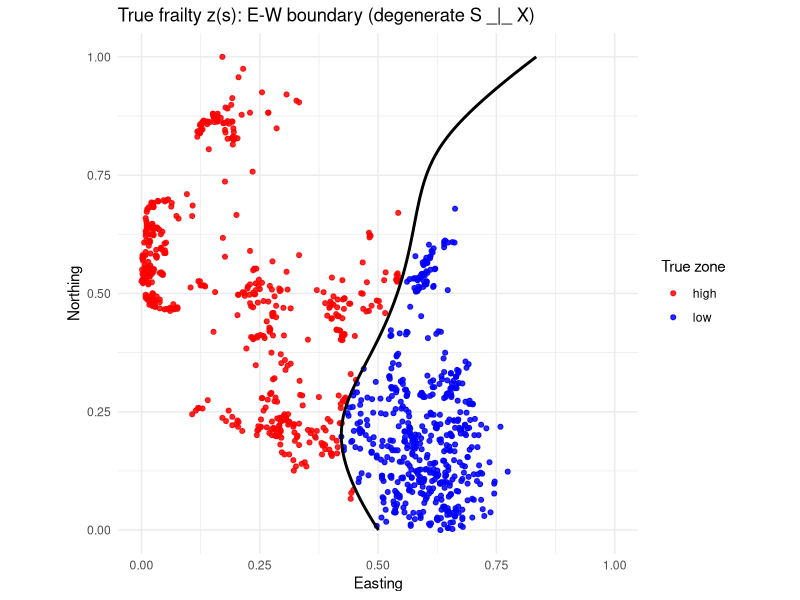
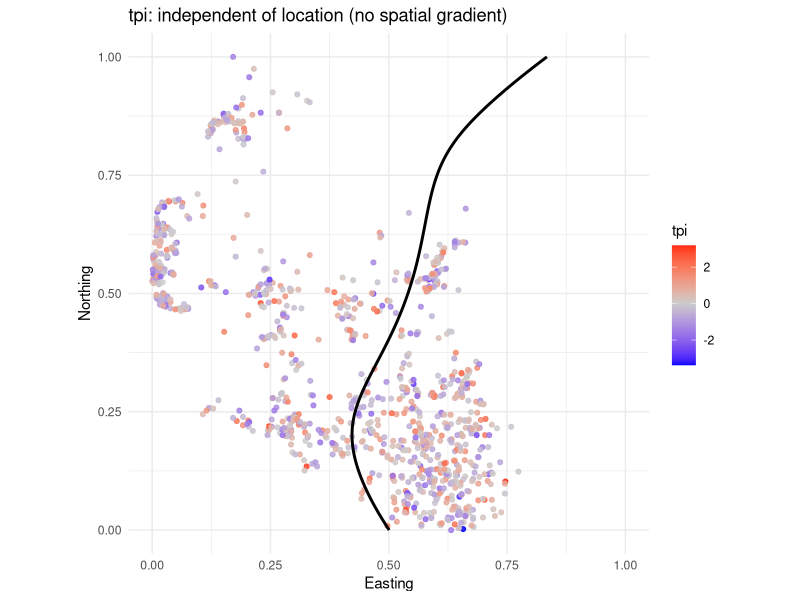

These charts were generated, in order, by the following R code:
# =====================================================================
# DEGENERATE DESIGN  (S _|_ X : full independence, two-zone frailty)
# ---------------------------------------------------------------------
# The baseline / degenerate case for the exogeneity ladder. Here ALL
# clinical covariates (age, wbc, tpi) are generated INDEPENDENTLY of
# location, so S _|_ X holds in full (not merely mean-balanced). Under
# this strong condition the clinical covariates carry NO spatial
# information, so a spatial-only tree is not biased by them -- it only
# pays a variance penalty. The two-stage method's stage-1 residualization
# therefore has no confound to remove and is expected to COINCIDE with
# the spatial-only tree (possibly slightly worse, from stage-1 variance).
#
# This is the LOWER RUNG of the ladder: it establishes that the clinical
# stage is redundant under full exogeneity, which is a correctness check
# and motivates the non-degenerate designs (z(S) _|_ X with X spatially
# structured) where the two-stage method earns its keep.
#
# Kept consistent with the two-zone z(S)-mean-balanced design (same
# frailty boundary, same crossing-hazard age, same closed-form inversion,
# same censoring). The ONLY change is that tpi is drawn independently of
# location rather than as a spatial field.
# =====================================================================

# Paths are relative to simulations/. Set the working directory there
# before sourcing, or open the file in RStudio and use Session > Set
# Working Directory > To Source File Location.

library(survival)
library(ggplot2)

set.seed(20260628)

# ---- 1. Spatial support: real LeukSurv coordinates -------------------
LeukSurv <- read.csv("../data/LeukSurv.csv")
n <- nrow(LeukSurv)
easting  <- LeukSurv$num_xcoord
northing <- LeukSurv$num_ycoord

# ---- 2. Frailty z(s): parabola + bump (E-W split), same as z-perp-X --
hotspot_x <- 0.25; hotspot_y <- 0.60
g_of_s <- function(x, y) {
  -3*x - 2*y + 3*y^2 +
    3*exp(-((x - hotspot_x)^2 + (y - hotspot_y)^2) / (2 * 0.15^2))
}
g_patient <- g_of_s(easting, northing)
boundary  <- median(g_patient)
in_high   <- g_patient > boundary
z_high <- 1.6; z_low <- 0.7
z_s <- ifelse(in_high, z_high, z_low)
cat("Zone counts:  high =", sum(in_high), "  low =", sum(!in_high), "\n")

# ---- 3. Clinical covariates: ALL INDEPENDENT OF LOCATION -------------
# This is the ONLY structural difference from the z-perp-X design:
# tpi is NOT a spatial field here. Every covariate is drawn independently
# of the coordinates, so S _|_ X holds fully.
age <- rbinom(n, 1, 0.5)          # binary crossing-hazard carrier
wbc <- rnorm(n, 0, 1)             # ordinary PH
tpi <- rnorm(n, 0, 1)             # ordinary PH, INDEPENDENT of location

# ---- CHECKS: confirm full independence S _|_ X -----------------------
cat("\n--- Independence checks (all should be ~0) ---\n")
cat(sprintf("  cor(in_high, age)      = %+.3f\n", cor(in_high, age)))
cat(sprintf("  cor(in_high, wbc)      = %+.3f\n", cor(in_high, wbc)))
cat(sprintf("  cor(in_high, tpi)      = %+.3f\n", cor(in_high, tpi)))
cat(sprintf("  cor(northing, tpi)     = %+.3f   [~0: tpi NOT spatial here]\n",
            cor(northing, tpi)))
cat(sprintf("  cor(easting,  tpi)     = %+.3f\n", cor(easting, tpi)))

# ---- 4. Clinical hazard: same as z-perp-X ----------------------------
lambda0 <- 0.02
b_wbc   <- 0.60
b_tpi   <- 1.10       # kept identical to z-perp-X for comparability, even
                      # though tpi is non-spatial here (so it cannot confound
                      # the spatial tree -- it is just independent noise).
gamma0  <- 2.00
t_cross <- 18
foltime <- 500
eta_fixed <- b_wbc * wbc + b_tpi * tpi

# ---- 5. Closed-form inversion (same piecewise age structure) ---------
k_co <- 2 * gamma0 / t_cross
H1   <- (exp(gamma0) / k_co) * (1 - exp(-2 * gamma0))
U <- runif(n); target <- -log(U)
scale_i <- z_s * lambda0 * exp(eta_fixed)
rhs <- target / scale_i
Tevent <- numeric(n)
for (i in 1:n) {
  if (age[i] == 0) {
    Tevent[i] <- rhs[i]
  } else if (rhs[i] <= H1) {
    Tevent[i] <- -(1 / k_co) * log(1 - (k_co / exp(gamma0)) * rhs[i])
  } else {
    Tevent[i] <- t_cross + (rhs[i] - H1) / exp(-gamma0)
  }
}

# ---- 6. Censoring ----------------------------------------------------
Ccens <- rexp(n, rate = 1 / 2000)
status <- as.integer(Tevent <= pmin(Ccens, foltime))
stop_t <- pmin(Tevent, Ccens, foltime)

# ---- 7. Assemble -----------------------------------------------------
sim_data <- data.frame(
  nid = 1:n, status = status, start = 0, stop = stop_t,
  num_xcoord = easting, num_ycoord = northing,
  num_age = age, num_wbc = wbc, num_tpi = tpi,
  zone = ifelse(in_high, "high", "low"), z_true = z_s
)
cat("\n--- Dataset summary ---\n")
cat("n =", n, " events =", sum(status),
    " censoring rate =", round(mean(1 - status), 3), "\n")
for (zz in c("high", "low")) {
  idx <- sim_data$zone == zz
  cat(sprintf("  zone %-4s: n=%d  median time=%.2f  events=%d\n",
              zz, sum(idx), median(sim_data$stop[idx]), sum(sim_data$status[idx])))
}

# ---- 8. Visuals: true frailty and (non-spatial) tpi ------------------
grid <- expand.grid(num_xcoord = seq(0,1,length.out=300),
                    num_ycoord = seq(0,1,length.out=300))
grid$g <- g_of_s(grid$num_xcoord, grid$num_ycoord)

p_frailty <- ggplot() +
  geom_point(data = sim_data, aes(num_xcoord, num_ycoord, color = zone),
             size = 1.4, alpha = 0.85) +
  scale_color_manual(values = c(high="red", low="blue"), name="True zone") +
  geom_contour(data = grid, aes(num_xcoord, num_ycoord, z = g),
               breaks = boundary, color = "black", linewidth = 1) +
  labs(title = "True frailty z(s): E-W boundary (degenerate S _|_ X)",
       x="Easting", y="Northing") +
  coord_fixed(xlim=c(0,1), ylim=c(0,1)) + theme_minimal()

# tpi map -- should look like SPATIAL NOISE (no gradient), unlike z-perp-X
p_tpi <- ggplot() +
  geom_point(data = sim_data, aes(num_xcoord, num_ycoord, color = num_tpi),
             size = 1.4, alpha = 0.85) +
  scale_color_gradient2(low="blue", mid="gray80", high="red",
                        midpoint = median(sim_data$num_tpi), name="tpi") +
  geom_contour(data = grid, aes(num_xcoord, num_ycoord, z = g),
               breaks = boundary, color = "black", linewidth = 1) +
  labs(title = "tpi: independent of location (no spatial gradient)",
       x="Easting", y="Northing") +
  coord_fixed(xlim=c(0,1), ylim=c(0,1)) + theme_minimal()

cat("\nPlots: p_frailty (true zones), p_tpi (should be spatial NOISE, no gradient).\n")
cat("Objects: sim_data, z_s, in_high, boundary, g_of_s, grid, g_patient\n")
